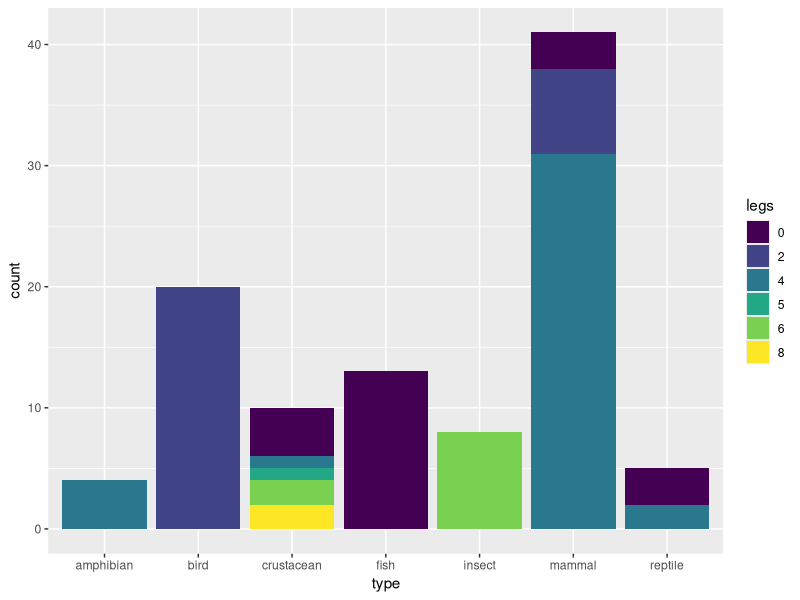
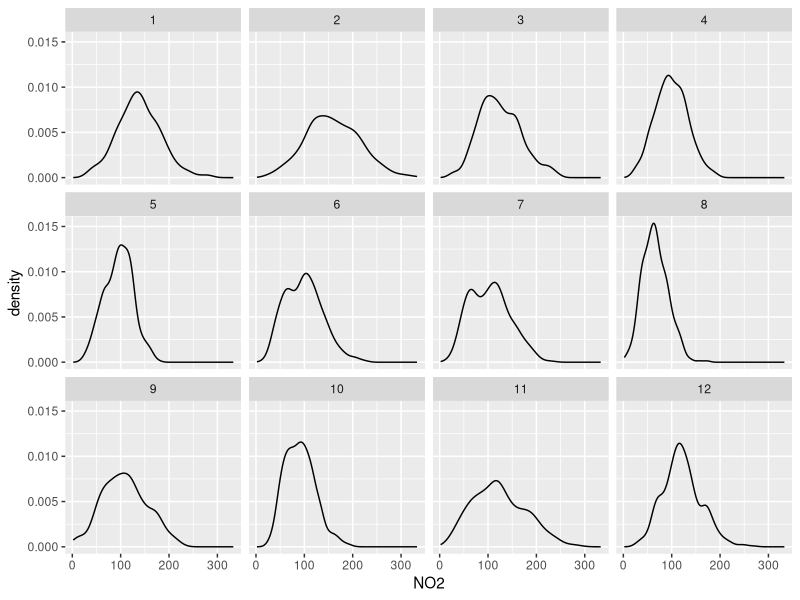

R code for these plots, in order:
## ---- chunk 1
library(caret)
library(tidyverse)
library(stringr)
library(lubridate)
knitr::opts_chunk$set(results = 'hold')
## ---- chunk 2
##########SOLUTION_CHECK###################
# some code
###########################################
## ---- chunk 3
# Animals

# all attributes Boolean and self-explanatory, except 
#             name (unique character)
#             legs (numeric)
#             type (explained below)
# Type: 1 - mammal, 2 - bird, 3 - reptile, 4 - fish, 
#       5 - amphibian, 6 - insect, 7 - crustacean


# Air Quality

# Column description:
# 1 Date (DD/MM/YYYY)
# 2 Time (HH.MM.SS)
# 3 CO concentration, true hourly averaged, mg/m^3 
# 4 Tin Oxide, hourly averaged sensor response 
# 5 Benzene concentration, true hourly averaged, microg/m^3 
# 6 Titanium, hourly averaged sensor response 
# 7 NO2 concentration, true hourly averaged, microg/m^3 
# 8 Tungsten Oxide, hourly averaged sensor response (
# 9 Indium Oxide, hourly averaged sensor response  targeted)
# 10 Temperature in °C
# 11 Relative Humidity (%)
# 12 Absolute Humidity 
## ---- chunk 4
# loading data
animals <- read.csv("data/animals.csv", stringsAsFactors = F)
airq <- read.csv("data/airQuality.csv", stringsAsFactors = F)
# (optional) head, glimpse, summary
glimpse(animals)
summary(animals)
head(animals)

glimpse(airq)
summary(airq)
head(airq)
## ---- chunk 5
## YOUR SOLUTION HERE
animals$legs <- factor(animals$legs, order = TRUE)

# types
types <- c("mammal", "bird", "reptile", "fish", "amphibian", "insect", "crustacean") 
animals <- mutate(animals, type = types[type])
animals$type <- as.factor(animals$type)
## ---- chunk 6
##########SOLUTION_CHECK###################
select(animals, legs, type) %>% head
###########################################
## ---- chunk 7
## YOUR SOLUTION HERE
airq <- mutate(airq, Timestamp = as.POSIXct(paste(Date, " ", Time), tz="UTC", format="%d/%m/%Y %H.%M.%S"))
airq <- select(airq, Timestamp, everything())
airq$Time <- NULL
airq$Date <- NULL
## ---- chunk 8
##########SOLUTION_CHECK###################
names(airq)
airq$Timestamp %>% class
head(airq$Timestamp)
###########################################
## ---- chunk 9
## YOUR SOLUTION HERE
for(col in names(airq))
  airq[col] <- with(airq, replace(airq[col], airq[col] == -200, NA))
## ---- chunk 10
##########SOLUTION_CHECK###################
summary(select(airq, 3, 5, 11))
###########################################
## ---- chunk 11
## YOUR SOLUTION HERE
animals %>% filter(venomous & !aquatic) %>% select(name, type)
## ---- chunk 12
## YOUR SOLUTION HERE
animals %>% filter(tail) %>% group_by(type) %>% summarise(avgLegCount = sum(as.numeric(legs)) / n())
## ---- chunk 13
set.seed(1234)  # do not change!
## YOUR SOLUTION HERE
airq %>% filter(month(Timestamp) == 6, RelativeHumidity > 60.0) %>% sample_n(10) %>% select(Timestamp, Temperature, CO, NO2)
## ---- chunk 14
## YOUR SOLUTION HERE
airq <- mutate(airq, healthHazardLevel = sum(TinOxide > 1000, TungstenOxide > 1000, IndiumOxide > 1000, na.rm = T))
## ---- chunk 15
##########SOLUTION_CHECK###################
summary(airq$healthHazardLevel, na.rm = T)
###########################################
## ---- chunk 16
## YOUR SOLUTION HERE
ggplot(animals, aes(x=type, fill = legs)) +
  geom_bar()
## ---- chunk 17
## YOUR SOLUTION HERE
na.omit(airq) %>%
  mutate(Month = month(Timestamp)) %>%
  ggplot(aes(x=NO2)) +
  geom_density(position = 'dodge') +
  facet_wrap(~ Month)
## ---- chunk 18
## YOUR SOLUTION HERE
airq <- filter(airq, !is.na(CO) & !is.na(Benzene))
## ---- chunk 19
##########SOLUTION_CHECK###################
summary(select(airq, CO, Benzene))
###########################################
## ---- chunk 20
set.seed(1234) # do not change!
## YOUR SOLUTION HERE
train_ind <- sample(1:nrow(airq), 0.8 * nrow(airq) %>% round)
airqTrain <- airq[train_ind, ]
airqTest <- airq[-train_ind, ]
## ---- chunk 21
##########SOLUTION_CHECK###################
dim(airqTrain)
summary(airqTest$CO)
###########################################
## ---- chunk 22
## YOUR SOLUTION HERE
linMod <- lm(CO ~ Benzene + Temperature + RelativeHumidity, data = airqTrain)
summary(linMod)
mae <- function(pred, act) mean(abs(pred - act))

airqTrain$predCO <- predict(linMod, airqTrain)
airqTest$predCO <- predict(linMod, airqTest)

mae(airqTrain$predCO, airqTrain$CO)
mae(airqTest$predCO, airqTest$CO)
